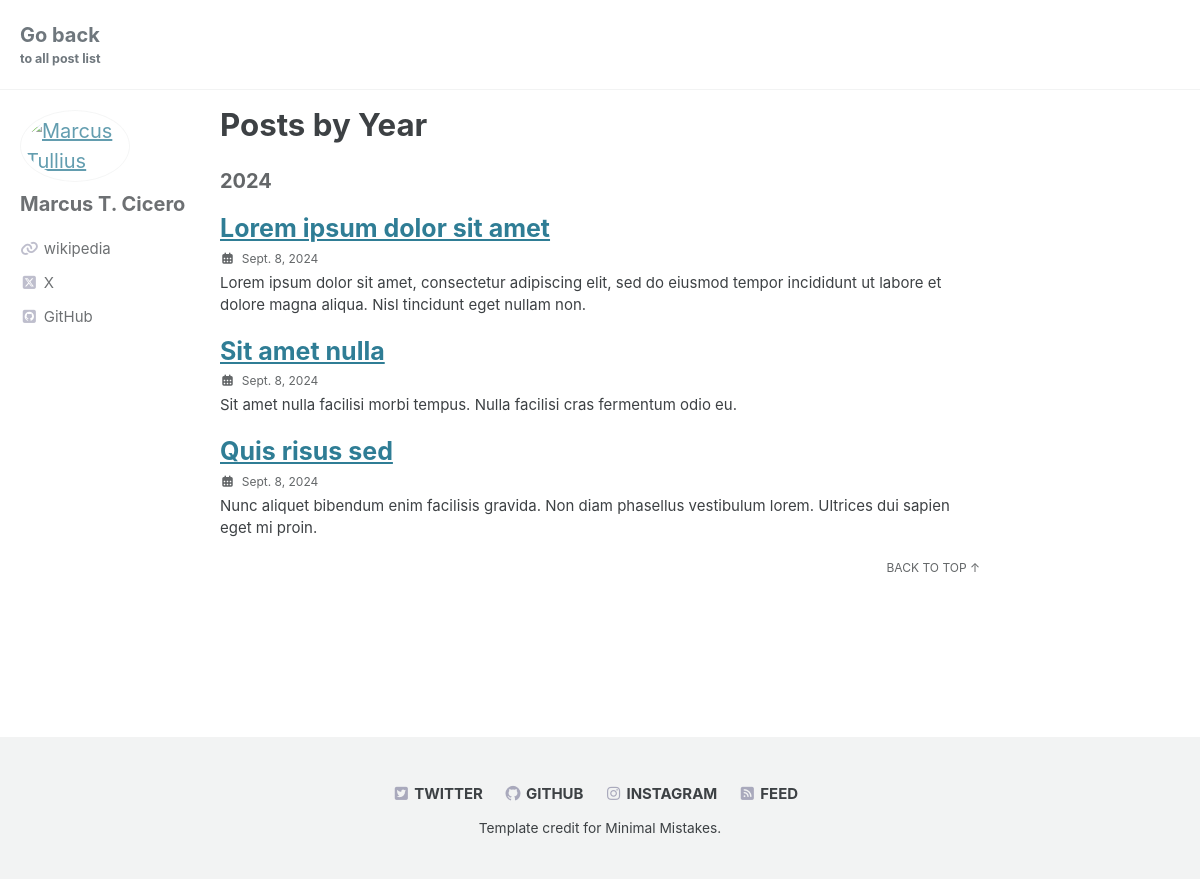
Screenshot of /article/list with the database file from the repository.
### main/models.py (models this page shows, shortened)
class Article(models.Model):
    NAME_MAX_LENGTH = 255
    ADDRESS_MAX_LENGTH = 255
    id = models.UUIDField(
        primary_key=True,
        default=uuid.uuid4,
        editable=False,
        verbose_name="ID",
        help_text="Unique identifier for an article.",
    )
    title = models.CharField(
        max_length=NAME_MAX_LENGTH,
        verbose_name="Title",
        help_text="Title of the article",
    )
    slug = models.SlugField(default="", null=False)
    template_filename = models.TextField(null=True,blank=True)
    description = models.TextField(null=True,blank=True)
    reading_minutes = models.IntegerField(default=3)
    public = models.BooleanField(default=False)
    tags = models.ManyToManyField(Tag, blank=True)
    created_at = models.DateTimeField(
        auto_now_add=True,
        db_index=True,
        verbose_name="Created at",
        help_text="Date and time when the record was created.",
    )
    created_by = models.ForeignKey(
        to=User,
        on_delete=models.PROTECT,
        related_name="+",
        verbose_name="Created by",
        help_text="User who created this record.",
        null=True,
        blank=True
    )

### main/views.py (the view)
# urls.py: path('list', views.ListView.as_view(), name='list'),
class ListView(ListView):
    model = Article
    template_name = 'main/list.html'
    context_object_name = 'articles_by_year'
    def get_context_data(self, **kwargs):
        context = super().get_context_data(**kwargs)
        context["content_title"] = "Posts by Year"
        return context
    def get_queryset(self, *args, **kwargs):
        articles = []
        if self.request.user.is_authenticated:
            articles = Article.objects.all().order_by('-created_at')
        else:
            articles = Article.objects.filter(public=True).order_by('-created_at')
        return get_articles_by_year(articles)

### main/utils.py (called while the page is built)
def get_articles_by_year(articles):
    year2articles = {}
    for art in articles:
        year = art.created_at.year
        if year not in year2articles:
            year2articles[year] = []
        year2articles[year].append(art)
    sorted_articles = sorted(year2articles.items(), key=lambda x: x[0], reverse=True)
    return sorted_articles

### main/templates/main/list.html (shortened to what this page needs)
{% extends "main/base.html" %}
{% load static %}
{% block content %}
      <div class="archive">
        <h1 id="page-title" class="page__title">{{content_title | safe }}</h1>
        {% for year, articles in articles_by_year %}
        <section id="{{year}}" class="taxonomy__section">
          <h2 class="archive__subtitle">{{year}}</h2>
          <div class="entries-list">
            {% for article in articles %}
            <div class="list__item">
              <article class="archive__item" itemscope itemtype="https://schema.org/CreativeWork">
                <h2 class="archive__item-title no_toc" itemprop="headline">
                  <a href="{% url 'article:post' article_slug=article.slug %}" rel="permalink">{{article.title}}</a>
                </h2>
                <p class="page__meta">
                  <span class="page__meta-readtime"><i class="fa-solid fa-calendar-days" aria-hidden="true"></i> &nbsp;{{article.created_at|date}}</span>
                </p>
                <p class="archive__item-excerpt" itemprop="description">{{ article.description }}</p>
              </article>
            </div>
            {% endfor %}
          </div>
          <a href="#page-title" class="back-to-top">Back to Top &uarr;</a>
        </section>
        {% endfor %}
      </div>
{% endblock %}

### main/templates/main/base.html (shortened to what this page needs)
<!doctype html>
{% load static %}
<html lang="en-US" class="no-js">
  <head>
    <link rel="stylesheet" href="{% static 'main/css/main.css' %}">
    <link rel="preload" href="https://cdn.jsdelivr.net/npm/@fortawesome/fontawesome-free@latest/css/all.min.css" as="style" onload="this.onload=null;this.rel='stylesheet'">
  </head>
  <body class="layout--posts" dir="ltr">
    <div class="masthead">
      <div class="masthead__inner-wrap">
        <div class="masthead__menu">
          <nav id="site-nav" class="greedy-nav">
            <a class="site-title" href="/">
              Go back
              <span class="site-subtitle">to all post list</span>
            </a>
          </nav>
        </div>
      </div>
    </div>
    <div class="initial-content">
      <div id="main" role="main">
        <div class="sidebar sticky">
          <div itemscope itemtype="https://schema.org/Person" class="h-card">
            <div class="author__avatar">
              <a href="https://en.wikipedia.org/wiki/Cicero">
                <img src="{% static 'main/img/profile.jpg' %}" alt="Marcus Tullius" itemprop="image" class="u-photo">
              </a>
            </div>
            <div class="author__content">
            <h3 class="author__name p-name" itemprop="name">
              <a class="u-url" rel="me" href="https://en.wikipedia.org/wiki/Cicero" itemprop="url">Marcus T. Cicero</a>
            </h3>
          </div>
          <div class="author__urls-wrapper">
            <ul class="author__urls social-icons">
              <li><a href="https://en.wikipedia.org/wiki/Cicero" rel="Cicero's homepage" itemprop="sameAs">
                <i class="fas fa-fw fa-link colored_icon" aria-hidden="true"></i><span class="label">wikipedia</span></a></li>
              <li><a href="https://x.com/marcus_cicero" rel="Twitter" itemprop="sameAs">
                <i class="fab fa-fw fa-square-x-twitter colored_icon" aria-hidden="true"></i><span class="label">X</span></a></li>
              <li><a href="https://github.com/marcus_cicero" rel="Github repositories" itemprop="sameAs">
                <i class="fa-brands fa-github-square colored_icon" aria-hidden="true"></i><span class="label">GitHub</span></a></li>
            </ul>
          </div>
        </div>
      </div>
      {% block content %}{% endblock %}
    </div>
    <div id="footer" class="page__footer" style="text-align: center;">
      <footer>
        <div class="page__footer-follow">
          <ul class="social-icons">
            <li><a href="https://twitter.com/marcust" rel="nofollow noopener noreferrer"><i class="fab fa-fw fa-twitter-square colored_icon" aria-hidden="true"></i> Twitter</a></li>
            <li><a href="https://github.com/marcust" rel="nofollow noopener noreferrer"><i class="fab fa-fw fa-github colored_icon" aria-hidden="true"></i> GitHub</a></li>
            <li><a href="https://instagram.com/marcust" rel="nofollow noopener noreferrer"><i class="fab fa-fw fa-instagram colored_icon" aria-hidden="true"></i> Instagram</a></li>
            <li><a href="/feedhub.com/feed.xml"><i class="fas fa-fw fa-rss-square colored_icon" aria-hidden="true"></i> Feed</a></li>
          </ul>
        </div>
        <div class="page__footer-copyright"> Template credit for <a href="https://mademistakes.com/work/jekyll-themes/minimal-mistakes/" rel="nofollow">Minimal Mistakes</a>.</div>
      </footer>
    </div>
  </body>
</html>

### rows the page displays
Article: year "2024", title "Lorem ipsum dolor sit amet", created_at "Sept. 8, 2024", description "Lorem ipsum dolor sit amet, consectetur adipiscing elit, sed do eiusmod tempor incididunt ut labore et dolore magna aliqua. Nisl tincidunt eget nullam non."
Article: title "Sit amet nulla", created_at "Sept. 8, 2024", description "Sit amet nulla facilisi morbi tempus. Nulla facilisi cras fermentum odio eu."
Article: title "Quis risus sed", created_at "Sept. 8, 2024", description "Nunc aliquet bibendum enim facilisis gravida. Non diam phasellus vestibulum lorem. Ultrices dui sapien eget mi proin."

### other values shown
{{ content_title | safe }} "Posts by Year"
